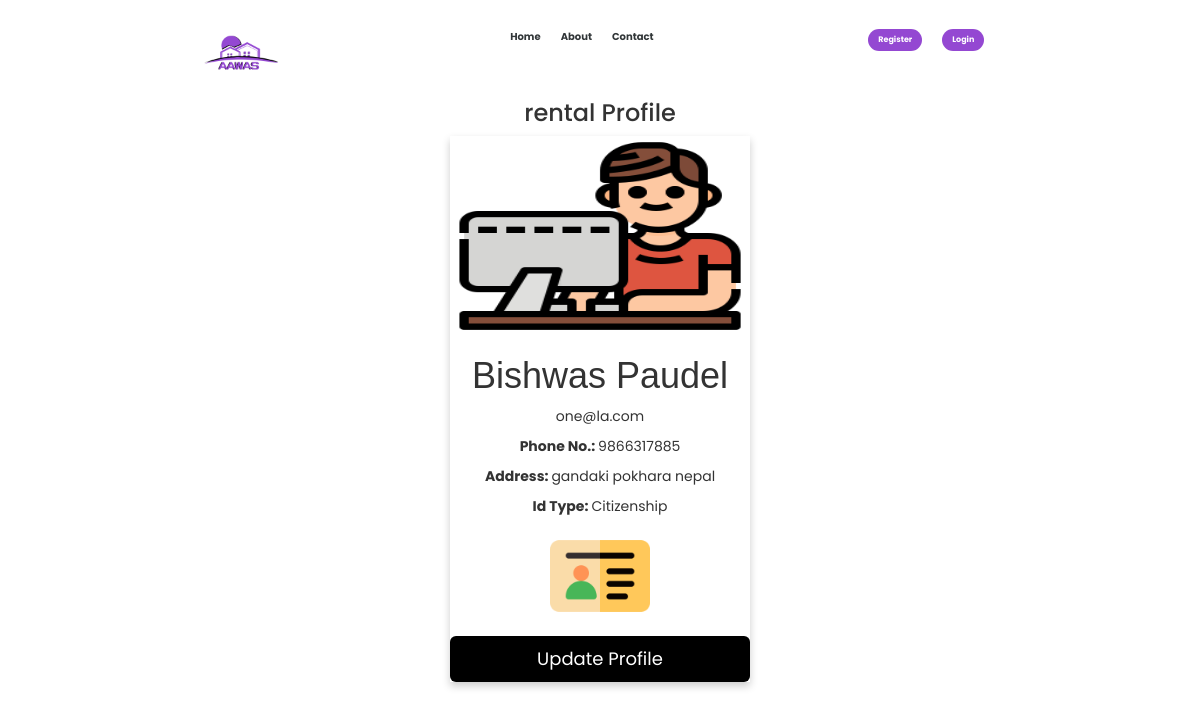
The page /profile.php (signed in) on the database its author committed.
### tables this page shows
CREATE TABLE `rental` (
  `Rental_id` int(11) NOT NULL,
  `full_name` varchar(100) NOT NULL,
  `email` varchar(100) NOT NULL,
  `password` varchar(100) NOT NULL,
  `phone_no` bigint(10) NOT NULL,
  `address` varchar(200) NOT NULL,
  `id_type` varchar(100) NOT NULL,
  `id_photo` varchar(1000) NOT NULL
);

### profile.php (the view, shortened to what this page needs)
<?php
include('navbar.php');
 ?>
 <center><h3>rental Profile</h3></center>
      <div class="container">
      <?php
        include("connection/connection.php");
        $u_email= $_SESSION["email"];
        $sql="SELECT * from rental where email='$u_email'";
        $result=mysqli_query($db,$sql);
        if(mysqli_num_rows($result)>0)
      {
          while($rows=mysqli_fetch_assoc($result)){
       ?>
        <div class="card">
  <img src="images/avatar.png" alt="John" style="height:200px; width: 100%">
  <h1><?php echo $rows['full_name']; ?></h1>
  <p class="title"><?php echo $rows['email']; ?></p>
  <p><b>Phone No.: </b><?php echo $rows['phone_no']; ?></p>
  <p><b>Address: </b><?php echo $rows['address']; ?></p>
  <p><b>Id Type: </b><?php echo $rows['id_type']; ?></p>
  <p><img src="<?php echo $rows['id_photo']; ?>" height="100px"></p>
  <p><button type="button" class="btn btn-lg" data-toggle="modal" data-target="#myModal">Update Profile</button></p>
</div>
<?php }} ?>

### navbar.php (style rules this page uses)
:root { --primary-color: #007bff; --secondary-color: #192f6a; --text-color: #314862; --background-color: #f5f5f5; --button-hover-color: #0056b3; --button-gradient: linear-gradient(45deg, #2288ff, #0056b3); --footer-background: #333; --footer-text-color: #fff; }
* { font-family: "Poppins", sans-serif; margin: 0; padding: 0; box-sizing: border-box; scroll-behavior: smooth; scroll-padding-top: 3rem; list-style: none; text-decoration: none; }

### profile.php (style rules this page uses)
.card { box-shadow: 0 4px 8px 0 rgba(0, 0, 0, 0.2); max-width: 300px; margin: auto; text-align: center; font-family: arial; }
button { border: none; outline: 0; display: inline-block; padding: 8px; color: white; background-color: #000; text-align: center; cursor: pointer; width: 100%; font-size: 18px; }

### rows shown on the page
rental: full_name "Bishwas Paudel", email "one@la.com", phone_no "9866317885", address "gandaki pokhara nepal", id_type "Citizenship", id_photo (picture)
